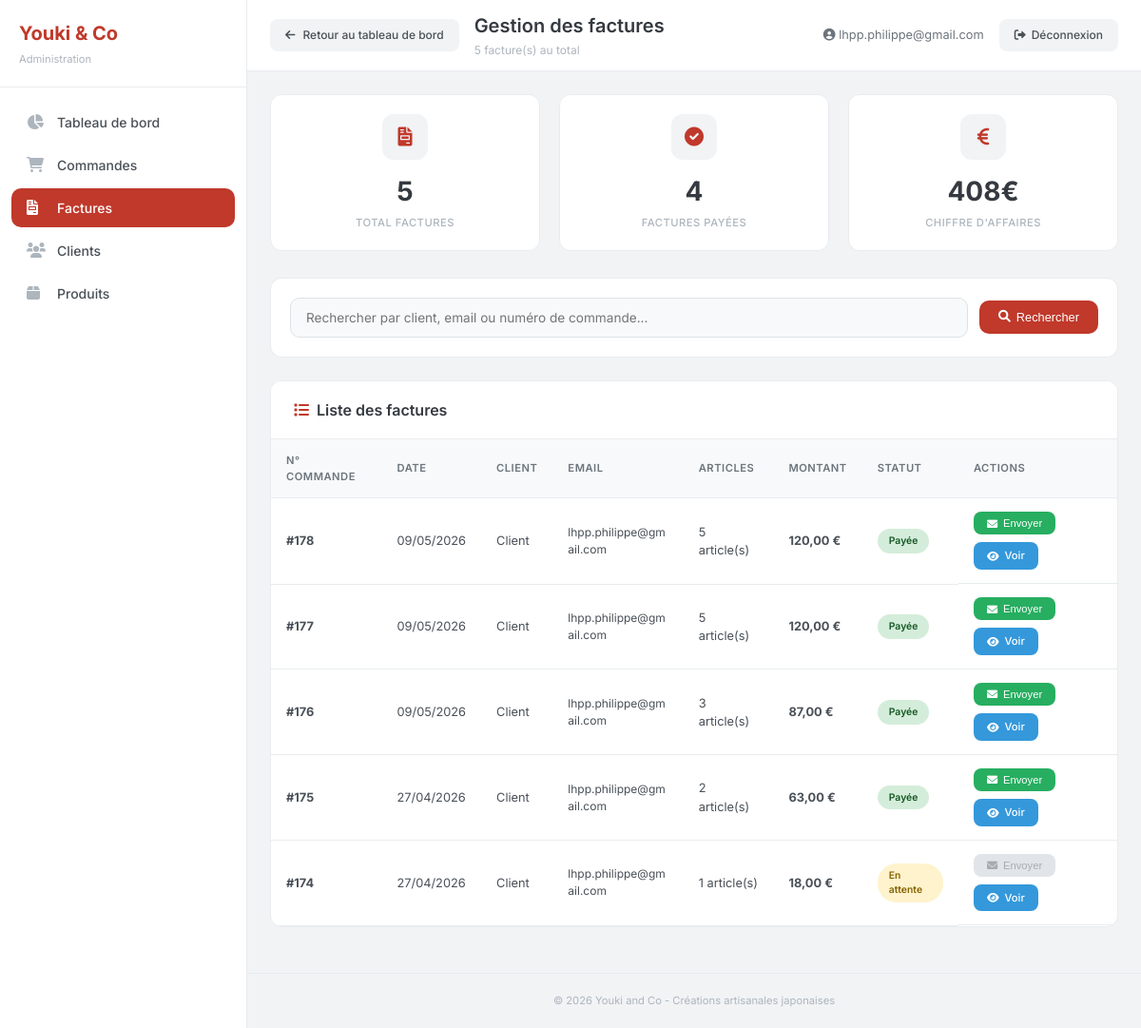
/admin_factures.php (signed in), run on an earlier commit of the app's database.
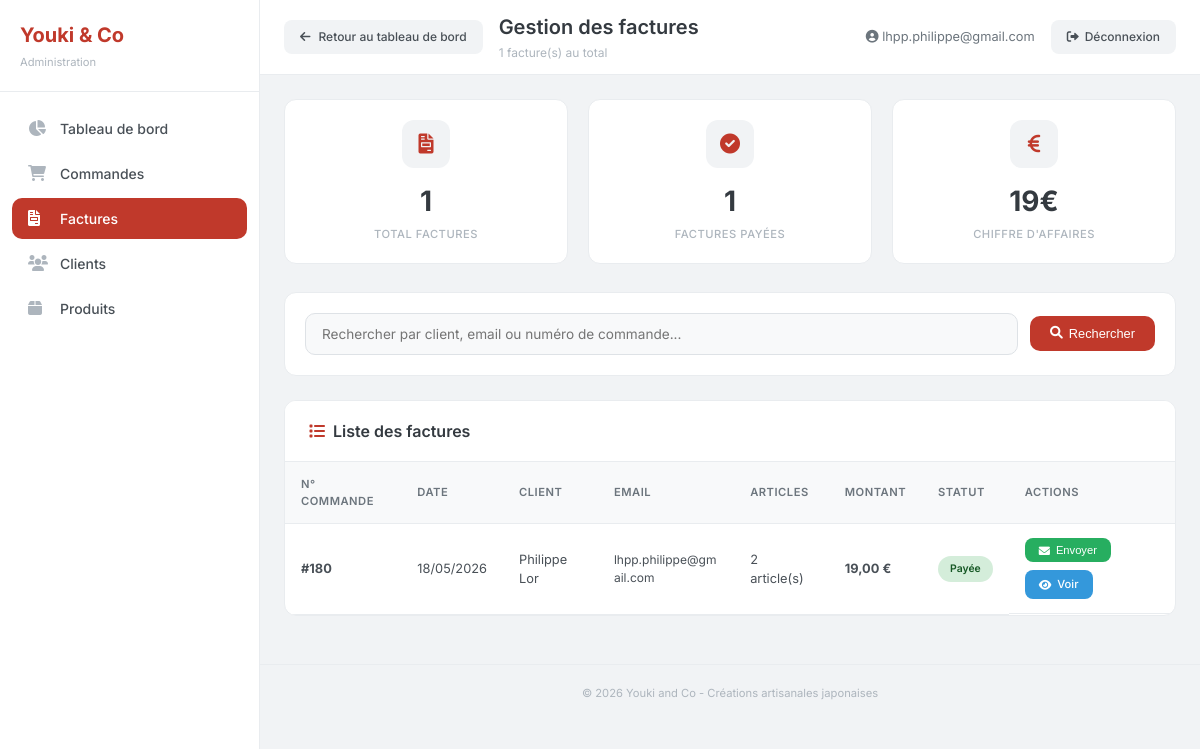
And on a later commit of the database.
### tables this page shows
CREATE TABLE `Commande` (
  `idCommande` bigint NOT NULL,
  `idClient` bigint NOT NULL,
  `idAdresseLivraison` bigint NOT NULL,
  `idAdresseFacturation` bigint DEFAULT NULL,
  `dateCommande` datetime NOT NULL,
  `modeReglement` varchar(200) NOT NULL DEFAULT 'CB',
  `delaiLivraison` date NOT NULL,
  `fraisDePort` double NOT NULL,
  `montantTotal` double NOT NULL,
  `statut` varchar(20) NOT NULL DEFAULT 'en_attente',
  `statut_paiement` enum('en_attente','payee','echec','annulee','rembourse') DEFAULT 'en_attente',
  `idPaiement` int DEFAULT NULL
);

CREATE TABLE `Client` (
  `idClient` bigint NOT NULL,
  `email` varchar(50) NOT NULL,
  `motDePasse` varchar(1000) DEFAULT NULL,
  `nom` varchar(50) NOT NULL,
  `prenom` varchar(50) NOT NULL,
  `telephone` varchar(20) DEFAULT NULL,
  `email_confirme` tinyint(1) DEFAULT '0',
  `token_confirmation` varchar(64) DEFAULT NULL,
  `token_expires` datetime DEFAULT NULL,
  `type` enum('temporaire','permanent') DEFAULT 'temporaire',
  `date_creation` datetime DEFAULT CURRENT_TIMESTAMP,
  `session_id` varchar(128) DEFAULT NULL
);

### admin_factures.php (the view, shortened to what the changed rows need)
<?php
require_once 'config.php';
try {
    $pdo = new PDO("mysql:host=$host;dbname=$dbname;charset=utf8", $username, $password);
    $pdo->setAttribute(PDO::ATTR_ERRMODE, PDO::ERRMODE_EXCEPTION);
} catch (PDOException $e) {
    die("Erreur connexion: " . $e->getMessage());
}
$conditions = [];
$params = [];
$whereClause = !empty($conditions) ? "WHERE " . implode(" AND ", $conditions) : "";
$stmt = $pdo->prepare("
    SELECT
        c.idCommande, c.dateCommande, c.montantTotal, c.statut,
        cl.nom, cl.prenom, cl.email,
        (SELECT COUNT(*) FROM LigneCommande WHERE idCommande = c.idCommande) as nb_articles
    FROM Commande c
    JOIN Client cl ON c.idClient = cl.idClient
    $whereClause
    ORDER BY c.dateCommande DESC
");
$stmt->execute($params);
$commandes = $stmt->fetchAll(PDO::FETCH_ASSOC);
$totalCommandes = count($commandes);
$totalPayees = count(array_filter($commandes, function($c) { return $c['statut'] === 'payee'; }));
$caTotal = array_sum(array_column($commandes, 'montantTotal'));
?>
<!DOCTYPE html>
<html lang="fr">
<head>
    <link rel="stylesheet" href="https://cdnjs.cloudflare.com/ajax/libs/font-awesome/6.0.0/css/all.min.css">
</head>
<body>
    <div class="app">
        <aside class="sidebar" id="sidebar">
            <div class="sidebar-header">
                <h2>Youki & Co</h2>
            </div>
        </aside>
        <main class="main-content">
            <div class="top-bar">
                <div class="top-bar-left">
                    <div class="page-title">
                        <h1>Gestion des factures</h1>
                        <p><?= $totalCommandes ?> facture(s) au total</p>
                    </div>
                </div>
            </div>
            <div class="content-wrapper">
                <div class="stats-grid">
                    <div class="stat-card">
                        <div class="stat-icon"><i class="fas fa-file-invoice"></i></div>
                        <div class="stat-number"><?= $totalCommandes ?></div>
                        <div class="stat-label">Total factures</div>
                    </div>
                    <div class="stat-card">
                        <div class="stat-icon"><i class="fas fa-check-circle"></i></div>
                        <div class="stat-number"><?= $totalPayees ?></div>
                        <div class="stat-label">Factures payées</div>
                    </div>
                    <div class="stat-card">
                        <div class="stat-icon"><i class="fas fa-euro-sign"></i></div>
                        <div class="stat-number"><?= number_format($caTotal, 0, ',', ' ') ?>€</div>
                        <div class="stat-label">Chiffre d'affaires</div>
                    </div>
                </div>
                <div class="section">
                    <div class="section-header">
                        <h2><i class="fas fa-list"></i> Liste des factures</h2>
                    </div>
                    <div class="table-wrapper">
                        <table>
                            <thead>
                                <tr>
                                    <th>N° Commande</th>
                                    <th>Date</th>
                                    <th>Client</th>
                                    <th>Email</th>
                                    <th>Articles</th>
                                    <th>Montant</th>
                                    <th>Statut</th>
                                    <th>Actions</th>
                                </tr>
                            </thead>
                            <tbody>
                                <?php if (empty($commandes)): ?>
                                    <tr>
                                        <td colspan="8" style="text-align: center; padding: 60px;">
                                            <i class="fas fa-inbox" style="font-size: 2.5rem; color: var(--gray-400); margin-bottom: 12px; display: block;"></i>
                                            <p style="color: var(--gray-500);">Aucune commande trouvée</p>
                                        </td>
                                    </tr>
                                <?php else: ?>
                                    <?php foreach ($commandes as $commande): ?>
                                    <tr>
                                        <td><strong>#<?= $commande['idCommande'] ?></strong></td>
                                        <td><?= date('d/m/Y', strtotime($commande['dateCommande'])) ?></td>
                                        <td><?= htmlspecialchars($commande['prenom'] . ' ' . $commande['nom']) ?></td>
                                        <td style="font-size: 0.75rem; word-break: break-all;"><?= htmlspecialchars($commande['email']) ?></td>
                                        <td><?= $commande['nb_articles'] ?> article(s)</td>
                                        <td><strong><?= number_format($commande['montantTotal'], 2, ',', ' ') ?> €</strong></td>
                                        <td>
                                            <span class="statut statut-<?= $commande['statut'] ?>">
                                                <?php
                                                $statuts = [
                                                    'payee' => 'Payée',
                                                    'en_attente_paiement' => 'En attente',
                                                    'expediee' => 'Expédiée',
                                                    'livree' => 'Livrée',
                                                    'annulee' => 'Annulée'
                                                ];
                                                echo $statuts[$commande['statut']] ?? $commande['statut'];
                                                ?>
                                            </span>
                                        </td>
                                        <td class="actions-cell">
                                            <?php if ($commande['statut'] === 'payee'): ?>
                                                <form method="POST" style="display: inline;">
                                                    <button type="submit" class="btn btn-success" onclick="return confirm('Envoyer la facture #<?= $commande['idCommande'] ?> à <?= htmlspecialchars($commande['email']) ?> ?')">
                                                        <i class="fas fa-envelope"></i> Envoyer
                                                    </button>
                                                </form>
                                            <?php else: ?>
                                                <div class="tooltip">
                                                    <button class="btn btn-disabled" disabled>
                                                        <i class="fas fa-envelope"></i> Envoyer
                                                    </button>
                                                </div>
                                            <?php endif; ?>
                                            <a href="admin_factures.php?action=generer&id=<?= $commande['idCommande'] ?>" class="btn btn-primary" target="_blank">
                                                <i class="fas fa-eye"></i> Voir
                                            </a>
                                        </td>
                                    </tr>
                                    <?php endforeach; ?>
                                <?php endif; ?>
                            </tbody>
                        </table>
                    </div>
                </div>
            </div>
        </main>
    </div>
</body>
</html>

What changed in the data, as far as the page shows it:
removed commande: idCommande "178", dateCommande "09/05/2026", idClient.nom "Client", idClient.email "lhpp.philippe@gmail.com", nb_articles "5", montantTotal "120,00", statut "Payée"
removed commande: idCommande "177", dateCommande "09/05/2026", idClient.nom "Client", idClient.email "lhpp.philippe@gmail.com", nb_articles "5", montantTotal "120,00", statut "Payée"
removed commande: idCommande "176", dateCommande "09/05/2026", idClient.nom "Client", idClient.email "lhpp.philippe@gmail.com", nb_articles "3", montantTotal "87,00", statut "Payée"
removed commande: idCommande "175", dateCommande "27/04/2026", idClient.nom "Client", idClient.email "lhpp.philippe@gmail.com", nb_articles "2", montantTotal "63,00", statut "Payée"
removed commande: idCommande "174", dateCommande "27/04/2026", idClient.nom "Client", idClient.email "lhpp.philippe@gmail.com", nb_articles "1", montantTotal "18,00", statut "En attente", shows "Envoyer"
added commande: statut "1", idCommande "180", dateCommande "18/05/2026", idClient.nom "Philippe Lor", idClient.email "lhpp.philippe@gmail.com", nb_articles "2", montantTotal "19,00", statut "Payée"
Also different on the page:
$totalCommandes: "5" → "1"
$caTotal: "408" → "19"
$totalPayees: "4" → (not shown)
